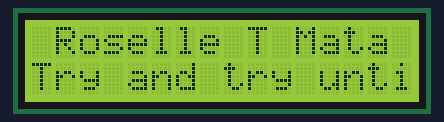
Bench run of a sketch on a simulated Arduino Uno, built with avr-gcc and run on an emulated ATmega328P. On the bench: 16×2 character LCD.

Above: at 0.1 s.
At 2.3 s:
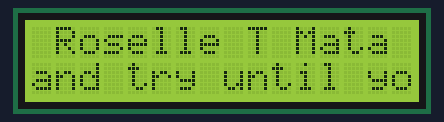
At 4.5 s:
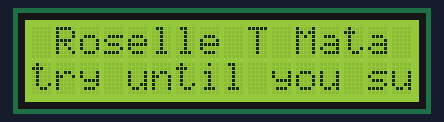
At 9.0 s:
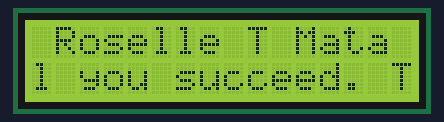
At 13.4 s:
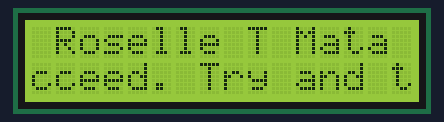
At 18.3 s:
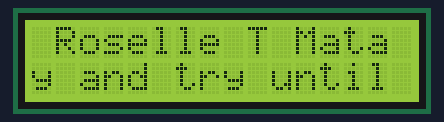

The sketch:

output_LED.ino
```cpp
// 1- Roselle Mata - 664124994
// 2- Lab 3 - Scrolling Output
// 3- The code is supposed to display my first name and last name in row 1, and a scrolling output of my favorite qoute in row 2
// 4- I expected the lab to be easy, but simple mistakes can make everything not work.
// 5- References - I found inspiration and code snippets at https://docs.arduino.cc/learn/electronics/lcd-displays specifically in code scroll example
// 6- Demo: https://youtu.be/Bc3dZp7lrvY

// include the library code:
#include <LiquidCrystal.h>

// initialize the library by associating any needed LCD interface pin
// with the arduino pin number it is connected to

const int rs = 12, en = 11, d4 = 5, d5 = 4, d6 = 3, d7 = 2;

LiquidCrystal lcd(rs, en, d4, d5, d6, d7);

char const *qoute = "Try and try until you succeed.  ";

int line = 1; // line number to show your string 0 or 1
int iCursor = 0;
void setup() {
  lcd.begin(16,2); // set up column and row
  lcd.setCursor (1,0); // set cursor to column 1 and row 0
  lcd.print("Roselle T Mata");
}

void loop() {
  scrolling_display(); // function generate for scrolling text
  delay(550);
}

void scrolling_display() {
  int size = strlen(qoute); // LEN OF STRING

  if(iCursor == (size)-1) { // RESET
    iCursor = 0;
  }

  lcd.setCursor(0, 1); // set cursor to column 0 and row 1

  if (iCursor < size - 16) { // print the whole sentence
    for (int i = iCursor; i < iCursor + 16; i++) {
      lcd.print(qoute[i]); // print letter by letter
    }
  }

  else {
    //  code takes care of printing characters
    for (int i = iCursor; i < (size-1); i++) {
      lcd.print(qoute[i]);
    }

    // remaining characters are printed
    for (int i = 0; i <= 16 - (size-iCursor); i++) {
      lcd.print(qoute[i]);
    }
  }

  iCursor++;
}
```

Measured:
- by itself, everything shown: repeats every 17.1 s, in 31 steps
- what the display in image 1 shows lasts 0.5 s, from 2.3 s to 2.8 s
